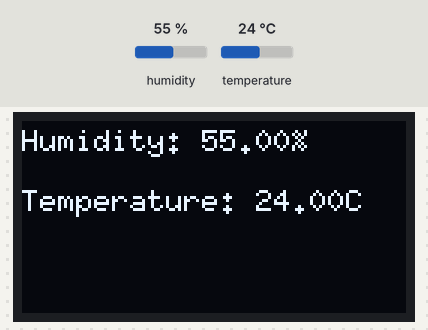
Simulated run of this sketch. Board: Arduino Uno, built with avr-gcc and run on an emulated ATmega328P. On the bench: 128×64 one-colour display. Inputs (shaded band) come from the test bench; at power-on: humidity 55 %, temperature 24 °C. What the sketch prints to the serial monitor is not drawn.

Above: at 4.9 s.
5.0 s: humidity set to 22 %
At 6.8 s:
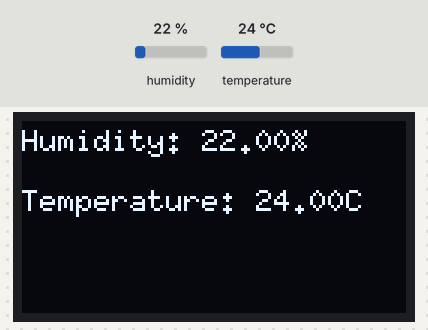
8.1 s: temperature set to 12 °C
At 9.5 s:
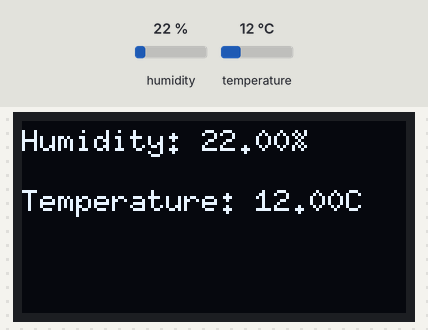
11.2 s: humidity set to 40 %
At 13.6 s:
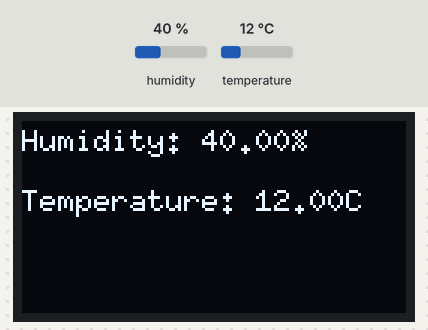
14.3 s: temperature set to 19 °C
Timing chart, 0 to 17.3 s (numbered marks = the images above; inputs shaded):
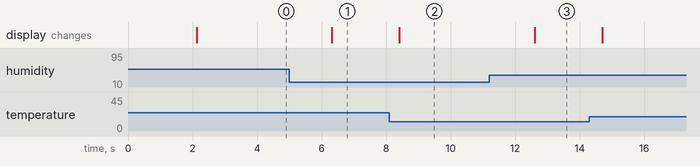

Measured:
- after the input at 5.0 s, the display: changes after 1.3 s (image 1)
- after the input at 8.1 s, the display: changes after 0.32 s (image 2)
- after the input at 11.2 s, the display: changes after 1.4 s (image 3)

The sketch:

DHT_oled.ino
```cpp
//------------------------ how to print dht sensor data to oled dispaly------------------------------------------------

#include <DHT.h>
#include <U8g2lib.h>
#include <Wire.h>

#define DHTPIN 4          // Pin where the DHT11 sensor is connected
#define DHTTYPE DHT11     // DHT sensor type
#define OLED_SDA 21       // Pin for OLED display's SDA
#define OLED_SCL 22       // Pin for OLED display's SCL

DHT dht(DHTPIN, DHTTYPE);  // Initialize DHT sensor object
U8G2_SSD1306_128X64_NONAME_F_HW_I2C u8g2(U8G2_R0, OLED_SCL, OLED_SDA);  // Initialize U8g2 display object

void setup() {
  Serial.begin(9600);
  dht.begin();
  u8g2.begin();
}

void loop() {
  delay(2000);  // Wait for 2 seconds

  // Read temperature and humidity values from DHT11 sensor
  float humidity = dht.readHumidity();
  float temperature = dht.readTemperature();

  // Print temperature and humidity values to Serial Monitor
  Serial.print("Humidity: ");
  Serial.print(humidity);
  Serial.print("%  Temperature: ");
  Serial.print(temperature);
  Serial.println("°C");

  // Display temperature and humidity on OLED display
  u8g2.clearBuffer();  // Clear the display buffer
  u8g2.setFont(u8g2_font_6x10_tf);  // Set the font size
  u8g2.setCursor(0, 10);  // Set the cursor position
  u8g2.print("Humidity: ");
  u8g2.print(humidity);
  u8g2.print("%");
  u8g2.setCursor(0, 30);
  u8g2.print("Temperature: ");
  u8g2.print(temperature);
  u8g2.print("C");
  u8g2.sendBuffer();  // Send the buffer to the display
}
```
